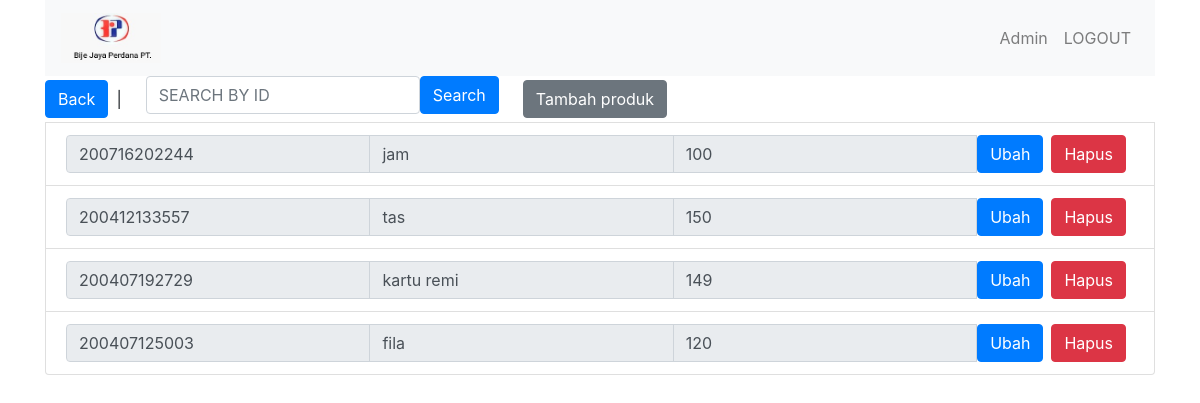
Page /produk.php (signed in) on the committed database.
### tables this page shows
CREATE TABLE `produk` (
  `idproduk` varchar(12) NOT NULL,
  `namaproduk` varchar(40) NOT NULL,
  `stok` int(11) NOT NULL
);

### produk.php (the view, shortened to what this page needs)
<link rel="stylesheet" href="css/bootstrap.min.css">
<div class="container">
<?php
require('config.php');
include 'navbar.php';
    echo '<div class="btn-group mr-2" role="group" > <a class="btn btn-primary" href="index.php">Back</a> </div>';
    echo '<div class="btn-group mr-2" role="group" > | </div>';
    echo '<div class="btn-group mr-2" >
			<form method="GET" class="form-group mx-sm-3 mb-2 form-inline" action="produk.php">
				<input class="form-control" name="keyword" placeholder="SEARCH BY ID" type="number">
				<input class="btn btn-primary" type="submit" value="Search">
			</form>
		  </div>';
	echo '<div class="btn-group mr-2" role="group" > <a class="btn btn-secondary" href="produktambah.html">Tambah produk</a> </div>';
	$con = new mysqli($host, $dbid, $dbpass, $dbname);
	if (isset($_GET['keyword']) && $_GET['keyword']!='') {
		$keyword =  str_replace("'","",$_GET['keyword'])  ;
		$keyword = $con -> real_escape_string($keyword);
		$stmt = $con->prepare( "SELECT * FROM produk WHERE idproduk LIKE '%$keyword%' ORDER BY idproduk DESC" ); $stmt->execute();
	}else{
		$stmt = $con->prepare( "SELECT * FROM produk ORDER BY idproduk DESC" ); $stmt->execute();
	}
	$result = $stmt->get_result();
	while($row = mysqli_fetch_assoc($result)) {
		echo '
			<li class="list-group-item d-flex justify-content-between align-items-center">
				<div class="input-group">
					<input type="text" name="idproduk" class="form-control" value="'.$row["idproduk"].'" readonly>
					<input type="text" name="namaproduk" class="form-control" value="'.$row["namaproduk"].'"  readonly>
					<input type="text" name="stok" class="form-control" value="'.$row["stok"].'"  readonly>
                    <div class="btn-group mr-2" role="group" > <a class="btn btn-primary" href="produkubah.php?idproduk='.$row["idproduk"].'">Ubah</a> </div>
                    <div class="btn-group mr-2" role="group" > <a class="btn btn-danger" href="produkhapus.php?idproduk='.$row["idproduk"].'" onclick="return confirm()">Hapus</a> </div>
				</div>
			</li>
		';
	}
?>
</div>

### rows in the picture
produk: idproduk "200716202244", namaproduk "jam", stok "100"
produk: idproduk "200412133557", namaproduk "tas", stok "150"
produk: idproduk "200407192729", namaproduk "kartu remi", stok "149"
produk: idproduk "200407125003", namaproduk "fila", stok "120"

### other values in the picture
$nama "Admin"
